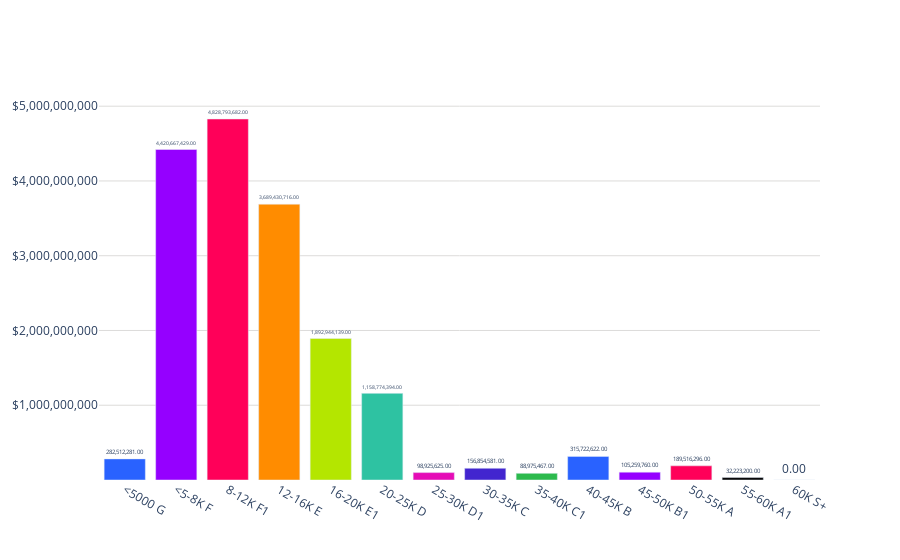

The code cell stored with this chart in its notebook:
### Code cell
pd.options.display.float_format = '{:,.2f}'.format # Mostrar comas como separadores de miles y dos decimales
colores = ['#2962ff', '#9500ff', '#ff0059', '#ff8c00', '#b4e600', '#2EC2A2','#E50CB6','#4225CF','#2CBA4D','#2962ff', '#9500ff', '#ff0059']

fig = go.Figure()
fig.add_trace(go.Bar(
    x=df_volumen_ms_parejas['Label'],  # Eje x: Categoría
    y=df_volumen_ms_parejas['Suma_Volumen'],  # Eje y: Cantidad
    text=df_volumen_ms_parejas['Suma_Volumen'].apply(lambda x: '{:,.2f}'.format(x)),  # Texto con el formato deseado
    textposition='outside',  # Posición del texto (parte superior de las barras)
    marker_color=colores,  # Especifica los colores de las barras
))
fig.update_layout(
    #title='Volumen del mercado salarial de parejas',  # Título de la gráfica
    title_x=0.5,
    yaxis=dict(
       # title='Total valor',  # Título del eje y
        tickvals=[1000000000, 2000000000, 3000000000, 4000000000, 5000000000],  # Posiciones de las líneas del eje y
        ticktext=['$1,000,000,000', '$2,000,000,000', '$3,000,000,000', '$4,000,000,000', '$5,000,000,000'],  # Etiquetas de las líneas del eje y
        gridcolor='#dddcda', # Color de las líneas que dividen los rangos del eje Y
        gridwidth=1, # Ancho de las líneas que dividen los rangos del eje Y
    ),
    plot_bgcolor='rgba(0,0,0,0)',  # Color de fondo del gráfico
)

# Exportar gráfica como archivo HTML
def guardar_grafico_como_html(fig, nombre_archivo, carpeta='graficas'):
    # Crear la carpeta si no existe
    if not os.path.exists(carpeta):
        os.makedirs(carpeta)
    
    # Gráfica como archivo HTML en la carpeta especificada
    pio.write_html(fig, f'{carpeta}/{nombre_archivo}.html')

# Exportar
guardar_grafico_como_html(fig, 'g_bar_volmercadosalarial_Xparejas_TULGO', carpeta='graficas')

fig.show()

### Figure 1 — Plotly figure (JSON) as saved in the notebook; plotly's stock layout.template omitted (floating-point values rounded to 4 significant figures)
{"data": [{"marker": {"color": ["#2962ff", "#9500ff", "#ff0059", "#ff8c00", "#b4e600", "#2EC2A2", "#E50CB6", "#4225CF", "#2CBA4D", "#2962ff", "#9500ff", "#ff0059"]}, "text": ["282,512,281.00", "4,420,667,429.00", "4,828,793,682.00", "3,689,430,716.00", "1,892,944,139.00", "1,158,774,394.00", "98,925,625.00", "156,854,581.00", "88,975,467.00", "315,722,622.00", "105,259,760.00", "189,516,296.00", "32,223,200.00", "0.00"], "textposition": "outside", "type": "bar", "x": ["<5000 G", "<5-8K F", "8-12K F1", "12-16K E", "16-20K E1", "20-25K D", "25-30K D1", "30-35K C", "35-40K C1", "40-45K B", "45-50K B1", "50-55K A", "55-60K A1", "60K S+"], "y": [282512281, 4420667429, 4828793682, 3689430716, 1892944139, 1158774394, 98925625, 156854581, 88975467, 315722622, 105259760, 189516296, 32223200, 0]}], "layout": {"plot_bgcolor": "rgba(0,0,0,0)", "title": {"x": 0.5}, "yaxis": {"gridcolor": "#dddcda", "gridwidth": 1, "ticktext": ["$1,000,000,000", "$2,000,000,000", "$3,000,000,000", "$4,000,000,000", "$5,000,000,000"], "tickvals": [1000000000, 2000000000, 3000000000, 4000000000, 5000000000]}}}
